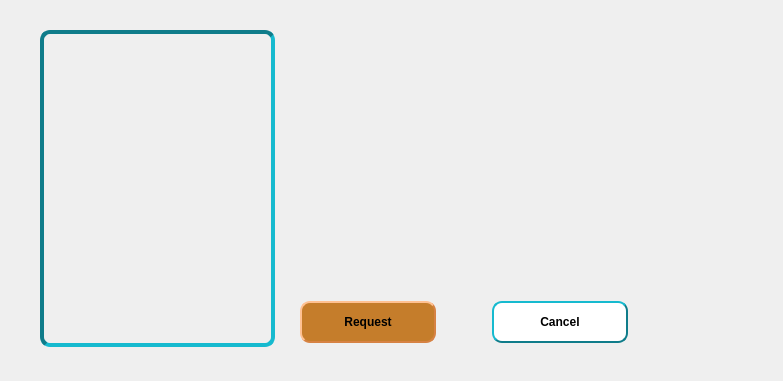
<?xml version="1.0" encoding="UTF-8"?>
<ui version="4.0">
 <class>BookInfoDialog</class>
 <widget class="QDialog" name="BookInfoDialog">
  <property name="geometry">
   <rect>
    <x>0</x>
    <y>0</y>
    <width>783</width>
    <height>381</height>
   </rect>
  </property>
  <property name="windowTitle">
   <string>Dialog</string>
  </property>
  <widget class="QLabel" name="bookPictureLabel">
   <property name="geometry">
    <rect>
     <x>40</x>
     <y>30</y>
     <width>235</width>
     <height>317</height>
    </rect>
   </property>
   <property name="minimumSize">
    <size>
     <width>235</width>
     <height>317</height>
    </size>
   </property>
   <property name="styleSheet">
    <string notr="true"> border-style: inset;
border-color:#0F7C8A;
    border-width: 4px;
    border-radius: 10px;</string>
   </property>
   <property name="text">
    <string/>
   </property>
  </widget>
  <widget class="QWidget" name="layoutWidget">
   <property name="geometry">
    <rect>
     <x>300</x>
     <y>300</y>
     <width>328</width>
     <height>44</height>
    </rect>
   </property>
   <layout class="QHBoxLayout" name="horizontalLayout">
    <item>
     <widget class="QPushButton" name="pushButton">
      <property name="minimumSize">
       <size>
        <width>136</width>
        <height>42</height>
       </size>
      </property>
      <property name="font">
       <font>
        <family>Arial</family>
        <bold>true</bold>
       </font>
      </property>
      <property name="styleSheet">
       <string notr="true">background-color:rgb(197, 125, 43);
 border-style: outset;
    border-width: 2px;
    border-radius: 10px;
    border-color: #D68243;</string>
      </property>
      <property name="text">
       <string>Request</string>
      </property>
     </widget>
    </item>
    <item>
     <spacer name="horizontalSpacer_2">
      <property name="orientation">
       <enum>Qt::Horizontal</enum>
      </property>
      <property name="sizeHint" stdset="0">
       <size>
        <width>40</width>
        <height>20</height>
       </size>
      </property>
     </spacer>
    </item>
    <item>
     <widget class="QPushButton" name="pushButton_2">
      <property name="minimumSize">
       <size>
        <width>136</width>
        <height>42</height>
       </size>
      </property>
      <property name="font">
       <font>
        <family>Arial</family>
        <bold>true</bold>
       </font>
      </property>
      <property name="styleSheet">
       <string notr="true">    background-color:white;
    border-style: outset;
    border-width: 2px;
    border-radius: 10px;
    border-color: #0F7C8A;
;


</string>
      </property>
      <property name="text">
       <string>Cancel</string>
      </property>
     </widget>
    </item>
   </layout>
  </widget>
 </widget>
 <resources/>
 <connections/>
</ui>
